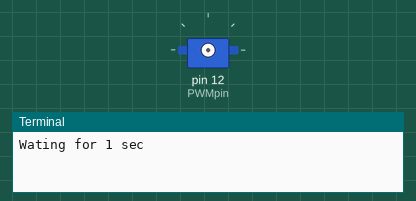
Recording of a program running on a simulated Raspberry Pi (header pin numbers). Shown: servo, the last lines printed to the terminal. Servo angles are drawn from the pulse width (0.5 ms = 0°, 2.5 ms = 180°). At 27.0 s the program stops and its outputs stay as they are.

Above: at 0.1 s.
At 9.1 s:
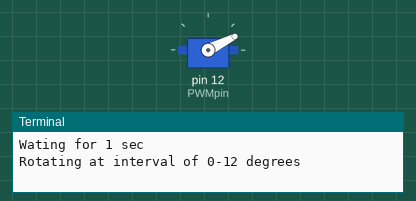
At 13.1 s:
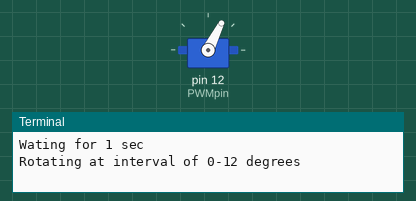
At 25.1 s:
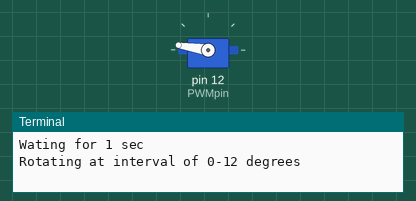
Timing chart, 0 to 26.6 s (numbered marks = the images above):
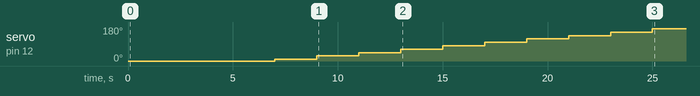

The program:

servo_motor_test.py
```python
import RPi.GPIO as GPIO
import time
def main():
    duty_ratio= 0
    MaxDuty= 12
    PWMpin= 12
    GPIO.setmode(GPIO.BOARD)
    GPIO.setup(PWMpin, GPIO.OUT)
    Servo=GPIO.PWM(PWMpin, 50)
    Servo.start(0)
    print('Wating for 1 sec')
    time.sleep(1)

    print('Rotating at interval of 0-12 degrees')
    while duty_ratio <= MaxDuty:
        Servo.ChangeDutyCycle(duty_ratio)
        time.sleep(2)
        duty_ratio+= 1
    if duty_ratio > MaxDuty:
        duty_ratio= 0
        Servo.ChangeDutyCycle(duty_ratio)
    Servo.stop()
    GPIO.cleanup()
    print('Everythings cleanup')
if __name__ == '__main__':
    main()
```

Measured:
- by itself, servo on pin 12 (PWMpin): moves from 0° to 171° over 18.0 s
